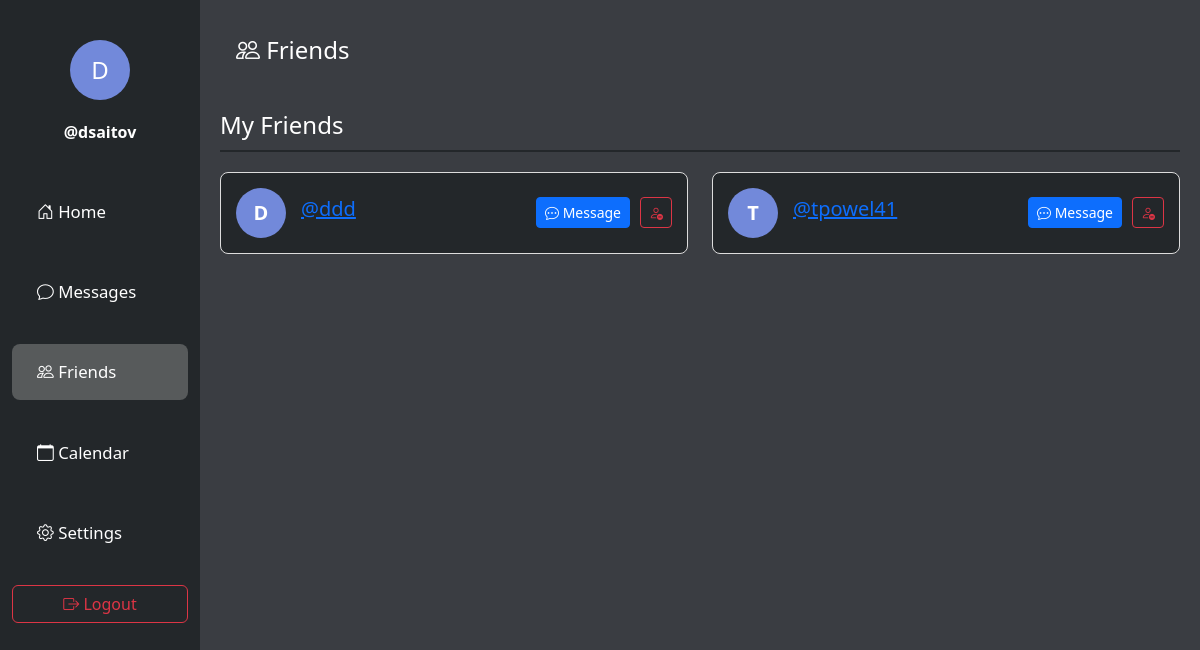
The app's page /friends/ (signed in) with its own data.
### main/models.py (models this page shows)
class User(AbstractUser):
    name = models.CharField(max_length=200, null=True)
    email = models.EmailField(unique=True, null=True)
    bio = models.TextField(null=True)
    avatar = models.ImageField(null=True, default="avatar.svg")
    profile_picture = models.ImageField(upload_to='profile_images/', null=True, blank=True)
    groups = models.ManyToManyField(
        'auth.Group',
        related_name='main_user_set',
        blank=True,
        help_text='The groups this user belongs to.',
        verbose_name='groups',
    )
    user_permissions = models.ManyToManyField(
        'auth.Permission',
        related_name='main_user_set',
        blank=True,
        help_text='Specific permissions for this user.',
        verbose_name='user permissions',
    )
    USERNAME_FIELD = 'email'
    REQUIRED_FIELDS = ['username']  # Username is required for AbstractUser
    class Meta:
        app_label = 'main'
        db_table = 'main_user'

### main/views.py (the view)
# urls.py: path('friends/', views.friend_list, name='friend_list'),
@login_required(login_url='login')
def friend_list(request):
    friendships = Friendship.objects.filter(
        Q(user1=request.user) | Q(user2=request.user)
    )
    friends = []
    for friendship in friendships:
        if friendship.user1 == request.user:
            friends.append(friendship.user2)
        else:
            friends.append(friendship.user1)
    friend_requests = FriendRequest.objects.filter(to_user=request.user)
    context = {
        'friends': friends,
        'friend_requests': friend_requests,
    }
    return render(request, 'friends.html', context)

### templates/friends.html (shortened to what this page needs)
<!DOCTYPE html>
<html lang="en">
<head>
    <link href="https://cdn.jsdelivr.net/npm/bootstrap@5.3.0/dist/css/bootstrap.min.css" rel="stylesheet">
    <link rel="stylesheet" href="https://cdn.jsdelivr.net/npm/bootstrap-icons@1.10.0/font/bootstrap-icons.css">
</head>
<body>
    <div class="container-fluid">
        <div class="row">
            <div class="col-2 left-column">
                {% include 'partials/sidebar.html' %}
            </div>
            <div class="col-10 center-column">
                <h4 class="p-3"><i class="bi bi-people"></i> Friends</h4>
                <h4 class="section-title">My Friends</h4>
                {% if friends %}
                    <div class="row">
                        {% for friend in friends %}
                            <div class="col-md-6">
                                <div class="friend-card">
                                    {% if friend.profile_picture %}
                                        <div class="friend-avatar">
                                            <img src="{{ friend.profile_picture.url }}" alt="{{ friend.username }}">
                                        </div>
                                    {% else %}
                                        <div class="friend-avatar">
                                            {{ friend.username.0|upper }}
                                        </div>
                                    {% endif %}
                                    <div class="friend-info">
                                        <h5><a href="{% url 'profile' username=friend.username %}">@{{ friend.username }}</a></h5>
                                    </div>
                                    <div class="friend-actions">
                                        <a href="{% url 'conversation' username=friend.username %}" class="btn btn-primary btn-sm">
                                            <i class="bi bi-chat-dots"></i> Message
                                        </a>
                                        <a href="{% url 'unfriend' username=friend.username %}" class="btn btn-outline-danger btn-sm">
                                            <i class="bi bi-person-dash"></i>
                                        </a>
                                    </div>
                                </div>
                            </div>
                        {% endfor %}
                    </div>
                {% else %}
                    <p>You don't have any friends yet. Browse profiles and send friend requests to connect with others!</p>
                {% endif %}
            </div>
        </div>
    </div>
</body>
</html>

### templates/partials/sidebar.html (shortened to what this page needs)
    {% if user.is_authenticated %}
        <div class="profile-section text-center">
            {% if user.profile_picture %}
                <img src="{{ user.profile_picture.url }}" alt="{{ user.username }}" class="profile-picture" style="width: 60px; height: 60px; border-radius: 50%; object-fit: cover;">
            {% else %}
                <div class="profile-circle">
                    <a href="{% url 'profile' user.username %}">{{ user.username.0|upper }}</a>
                </div>
            {% endif %}
            <div class="username-section fw-semibold"><a href="{% url 'profile' user.username %}">@{{ user.username }}</a></div>
        </div>
        <ul class="nav flex-column">
            <li class="nav-item">
                <a href="{% url 'index' %}" class="nav-link {% if request.path == '/' %}active{% endif %}">
                    <i class="bi bi-house-door"></i> Home
                </a>
            </li>
            <li class="nav-item">
                <a href="{% url 'inbox' %}" class="nav-link {% if 'inbox' in request.path or 'conversation' in request.path %}active{% endif %}">
                    <i class="bi bi-chat"></i> Messages
                </a>
            </li>
            <li class="nav-item">
                <a href="{% url 'friend_list' %}" class="nav-link {% if 'friends' in request.path %}active{% endif %}">
                    <i class="bi bi-people"></i> Friends
                </a>
            </li>
            <li class="nav-item">
                <a href="{% url 'calendar' %}" class="nav-link {% if 'calendar' in request.path %}active{% endif %}">
                    <i class="bi bi-calendar"></i> Calendar
                </a>
            </li>
            <li class="nav-item">
                <a href="{% url 'settings' %}" class="nav-link {% if 'settings' in request.path %}active{% endif %}">
                    <i class="bi bi-gear"></i> Settings
                </a>
            </li>
        </ul>
        <div class="logout-button text-center">
            <a href="{% url 'logout' %}" class="btn btn-outline-danger w-100">
                <i class="bi bi-box-arrow-right"></i> Logout
            </a>
        </div>
    {% endif %}

### templates/friends.html (style rules this page uses)
body { background-color: #2C2F33; color: #ffffff; }
.center-column { background-color: #3A3D42; color: #ffffff; min-height: 100vh; padding: 20px; }
.friend-card { border: 1px solid #ddd; border-radius: 8px; padding: 15px; margin-bottom: 15px; background-color: #23272A; display: flex; align-items: center; color: #ffffff; }
.friend-avatar { width: 50px; height: 50px; border-radius: 50%; margin-right: 15px; display: flex; align-items: center; justify-content: center; background-color: #7289DA; color: white; font-size: 20px; font-weight: bold; }
.friend-info { flex-grow: 1; }
.friend-actions { display: flex; gap: 10px; }
.section-title { margin-top: 30px; margin-bottom: 20px; border-bottom: 2px solid #23272A; padding-bottom: 10px; }

### templates/partials/sidebar.html (style rules this page uses)
body { background-color: #23272A; }
.nav-link { color: #ffffff; padding: 15px 25px; display: block; transition: background-color 0.2s, color 0.2s; margin-bottom: 25px; border-radius: 8px; font-size: 1.2rem; }
.nav-link.active { background-color: #575a5b; color: #ffffff; }
.nav-link { font-size: calc(1.2rem - 0.2vw); }
.profile-circle { background-color: #7289DA; color: white; border-radius: 50%; display: flex; align-items: center; justify-content: center; font-size: 1.5rem; width: 60px; height: 60px; margin: 0 auto; }
.profile-circle a { color: white; text-decoration: none; }
.profile-section { margin-top: 40px; margin-bottom: 40px; }
.username-section { margin-top: 20px; }
.username-section a { color: white; text-decoration: none; }

### records on screen
User: username.0 "D", username "dsaitov"
User: username.0 "D", username "ddd"
User: username.0 "T", username "tpowel41"
